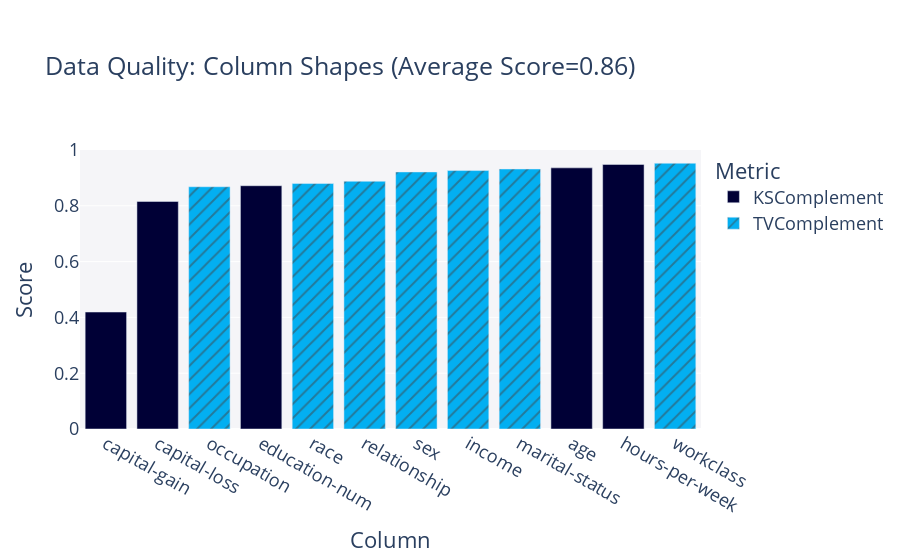

This figure's notebook cell:
### Code cell
quality_report.get_visualization(property_name='Column Shapes').show(renderer="vscode")

### Figure 1 — Plotly figure (JSON) as saved in the notebook; plotly's stock layout.template omitted (floating-point values rounded to 4 significant figures)
{"data": [{"alignmentgroup": "True", "customdata": [["KSComplement"], ["KSComplement"], ["KSComplement"], ["KSComplement"], ["KSComplement"]], "hovertemplate": "<b>%{hovertext}</b><br><br>Metric=%{customdata[0]}<br>Score=%{y}<extra></extra>", "hovertext": ["age", "education-num", "capital-gain", "capital-loss", "hours-per-week"], "legendgroup": "KSComplement", "marker": {"color": "#000036", "pattern": {"shape": ""}}, "name": "KSComplement", "offsetgroup": "KSComplement", "orientation": "v", "showlegend": true, "textposition": "auto", "type": "bar", "x": ["age", "education-num", "capital-gain", "capital-loss", "hours-per-week"], "xaxis": "x", "y": [0.9359, 0.8719, 0.4192, 0.8155, 0.9483], "yaxis": "y"}, {"alignmentgroup": "True", "customdata": [["TVComplement"], ["TVComplement"], ["TVComplement"], ["TVComplement"], ["TVComplement"], ["TVComplement"], ["TVComplement"]], "hovertemplate": "<b>%{hovertext}</b><br><br>Metric=%{customdata[0]}<br>Score=%{y}<extra></extra>", "hovertext": ["workclass", "marital-status", "occupation", "relationship", "race", "sex", "income"], "legendgroup": "TVComplement", "marker": {"color": "#03AFF1", "pattern": {"shape": "/"}}, "name": "TVComplement", "offsetgroup": "TVComplement", "orientation": "v", "showlegend": true, "textposition": "auto", "type": "bar", "x": ["workclass", "marital-status", "occupation", "relationship", "race", "sex", "income"], "xaxis": "x", "y": [0.9525, 0.9319, 0.8682, 0.8879, 0.8798, 0.9214, 0.9263], "yaxis": "y"}], "layout": {"barmode": "relative", "font": {"size": 18}, "legend": {"title": {"text": "Metric"}, "tracegroupgap": 0}, "margin": {"t": 150}, "plot_bgcolor": "#F5F5F8", "title": {"text": "Data Quality: Column Shapes (Average Score=0.86)"}, "xaxis": {"anchor": "y", "categoryorder": "total ascending", "domain": [0, 1], "title": {"text": "Column"}}, "yaxis": {"anchor": "x", "domain": [0, 1], "range": [0, 1], "title": {"text": "Score"}}}}
